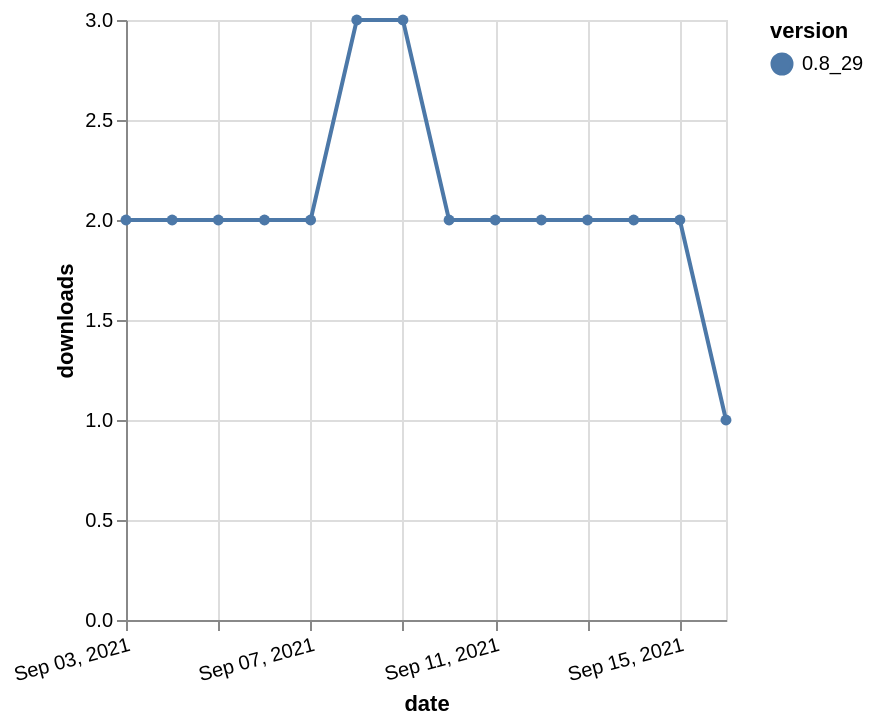

Vega-Lite specification stored for this chart:
### Vega-Lite specification from a JSON file in a GitHub repository (floating-point values rounded to 4 significant figures)
{"$schema": "https://vega.github.io/schema/vega-lite/v5.json", "description": "A simple bar chart with embedded data.", "data": {"values": [{"date": "2021-09-03", "total": 2735, "delta": 2, "version": "0.8_29"}, {"date": "2021-09-04", "total": 2737, "delta": 2, "version": "0.8_29"}, {"date": "2021-09-05", "total": 2739, "delta": 2, "version": "0.8_29"}, {"date": "2021-09-06", "total": 2741, "delta": 2, "version": "0.8_29"}, {"date": "2021-09-07", "total": 2743, "delta": 2, "version": "0.8_29"}, {"date": "2021-09-08", "total": 2746, "delta": 3, "version": "0.8_29"}, {"date": "2021-09-09", "total": 2749, "delta": 3, "version": "0.8_29"}, {"date": "2021-09-10", "total": 2751, "delta": 2, "version": "0.8_29"}, {"date": "2021-09-11", "total": 2753, "delta": 2, "version": "0.8_29"}, {"date": "2021-09-12", "total": 2755, "delta": 2, "version": "0.8_29"}, {"date": "2021-09-13", "total": 2757, "delta": 2, "version": "0.8_29"}, {"date": "2021-09-14", "total": 2759, "delta": 2, "version": "0.8_29"}, {"date": "2021-09-15", "total": 2761, "delta": 2, "version": "0.8_29"}, {"date": "2021-09-16", "total": 2762, "delta": 1, "version": "0.8_29"}]}, "width": "container", "mark": {"type": "line", "point": {"filled": true}}, "encoding": {"x": {"field": "date", "type": "temporal", "timeUnit": "yearmonthdate", "title": "date", "axis": {"labelAngle": -15}}, "y": {"field": "delta", "type": "quantitative", "title": "downloads"}, "color": {"field": "version", "type": "nominal"}, "tooltip": {"field": "delta"}}}
